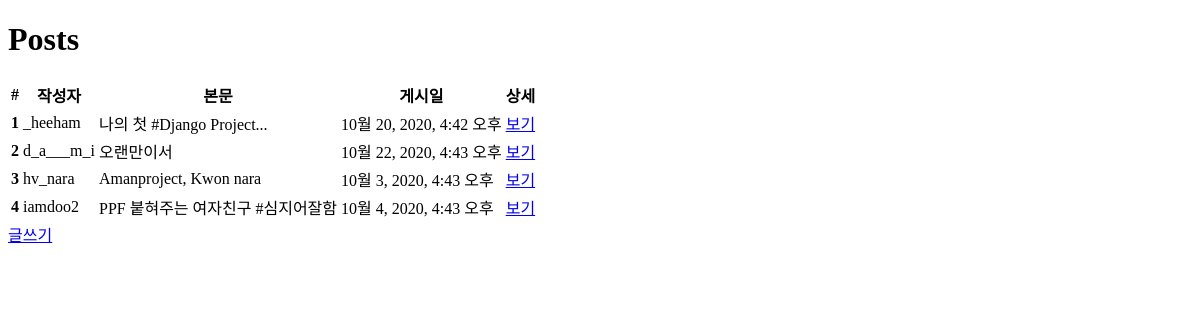
The app's page /posts/, older data.
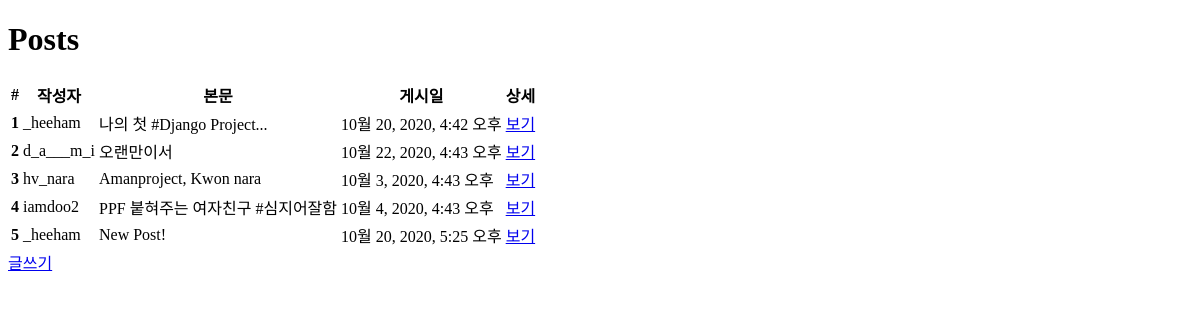
The same page, newer data.
### posts/models.py (models this page shows, shortened)
class Post(models.Model):
    author = models.CharField(max_length=100)
    body = models.TextField()
    created_at = models.DateTimeField()

### posts/views.py (the view)
# urls.py: path('', views.index, name='index'),
def index(request):
    posts = Post.objects.all()
    context = {'posts': posts}
    return render(request, 'posts/index.html', context)

### posts/templates/posts/index.html (shortened to what this page needs)
{% load static %}
<!DOCTYPE html>
<html lang="ko">
  <head>
    <link rel="stylesheet" href="{% static 'posts/style.css'%}" />
  </head>
  <body>
    <h1>Posts</h1>
    {% if posts %}
      <table>
        <thead>
          <tr>
            <th>#</th>
            <th>작성자</th>
            <th>본문</th>
            <th>게시일</th>
            <th>상세</th>
          </tr>
        </thead>
        <tbody>
          {% for post in posts %}
            <tr>
              <th>{{ post.id }}</th>
              <td>{{ post.author }}</td>
              <td>{{ post.body }}</td>
              <td>{{ post.created_at }}</td>
              <td><a href="{% url 'posts:detail' post.id %}">보기</a></td>
            </tr>
          {% endfor %}
        </tbody>
      </table>
    {% else %}
      <p>No Posts.</p>
    {% endif %}
    <a href="{% url 'posts:new' %}">글쓰기</a>
  </body>
</html>

Row changes from the older to the newer data that the page shows:
added Post: id "5", author "_heeham", body "New Post!", created_at "10월 20, 2020, 5:25 오후"
